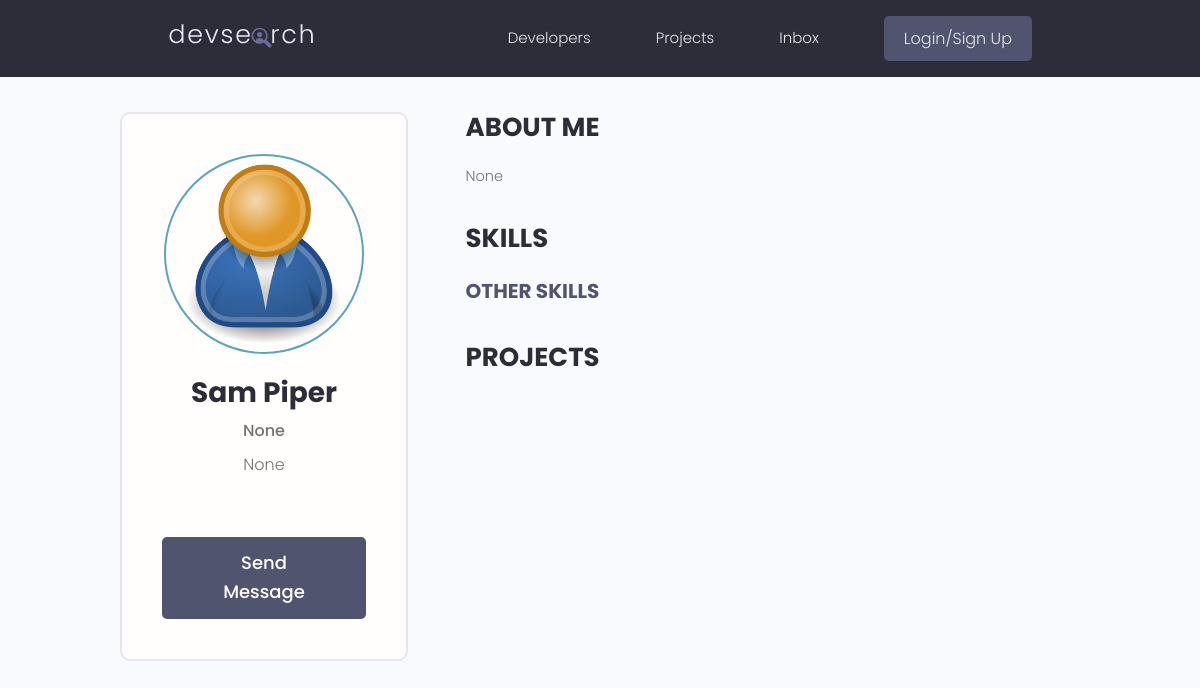
Page /userprofile/571d4377-db51-4468-9656-787499d04cbb/ on the earlier database version.
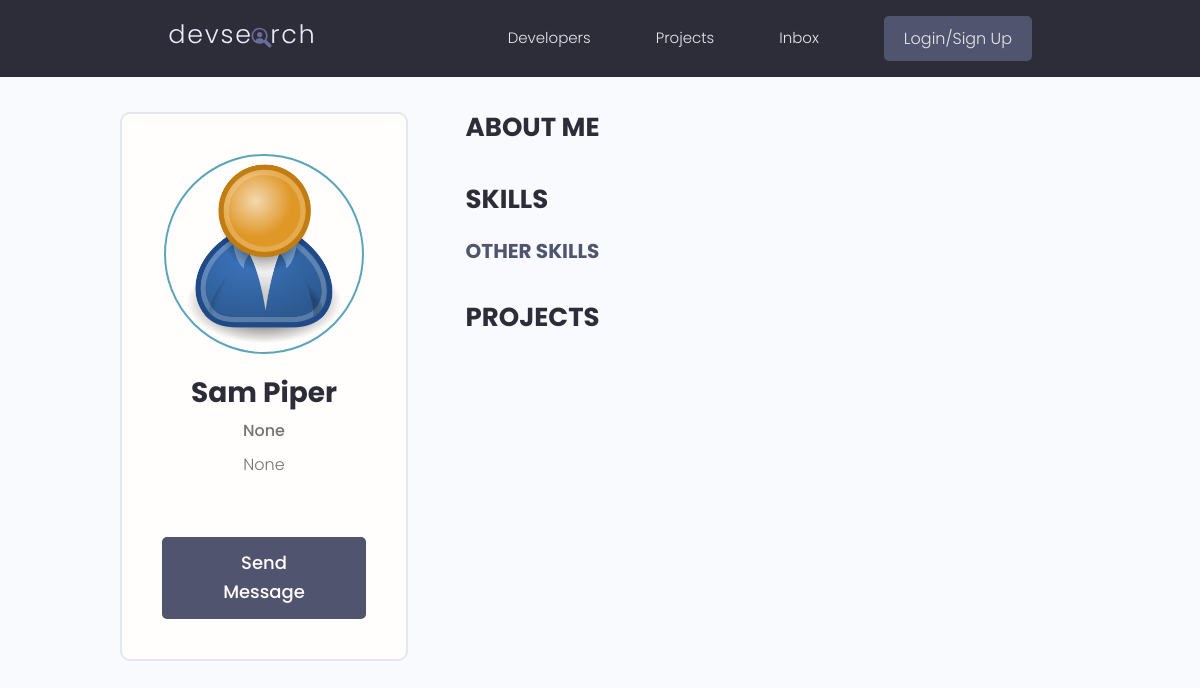
Same page on the later database version.
### users/models.py (models this page shows, shortened)
class Profile(models.Model):
      user = models.OneToOneField(User, on_delete=models.CASCADE,
            null=True, blank=True)
      name = models.CharField(max_length=200, blank=True, null=True)
      email = models.EmailField(max_length=500, blank=True,null=True)
      username =models.CharField(max_length=200, blank=True, null=True)
      location = models.CharField(max_length=200, blank=True, null=True)
      short_intro = models.CharField(max_length=200, blank=True, null=True)
      bio = models.TextField(blank=True, null=True)
      profile_image = models.ImageField(blank=True,null=True,
            default='user-default.png', upload_to='profiles/')
      social_github  = models.CharField(max_length=200, blank=True, null=True)
      social_twitter = models.CharField(max_length=200, blank=True, null=True)
      social_linkdin = models.CharField(max_length=200, blank=True, null=True)
      social_youtube = models.CharField(max_length=200, blank=True, null=True)
      social_website = models.CharField(max_length=200, blank=True, null=True)
      created = models.DateTimeField(auto_now_add=True)
      id = models.UUIDField(default=uuid.uuid4 ,
                  unique=True , primary_key=True , editable=False )

### users/views.py (the view)
# urls.py: path('userprofile/<str:pk>/', views.userProfile, name='userprofile'),
def userProfile(request, pk):
      profile = Profile.objects.get(id=pk)
      skills = profile.skill_set.all()
      context = {'profile':profile,'skills':skills }
      return render(request, 'users/user_profile.html', context)

### users/templates/users/user_profile.html (shortened to what this page needs)
{% extends "base.html" %}
{% load static %}
{% block content %}
  <main class="profile my-md">
      <div class="container">
        <div class="layout">
          <div class="column column--1of3">
            <div class="card text-center">
              <div class="card__body dev">
                <img class="avatar avatar--xl" src="{{ profile.profile_image.url  }}" />
                <h2 class="dev__name">{{profile.name}}</h2>
                <p class="dev__title">{{profile.short_intro}}</p>
                <p class="dev__location">{{profile.location}}</p>
                {% if request.user.profile != profile  %}
                  <a href="{% url 'create-message' profile.id %}" class="btn btn--sub btn--lg">Send Message </a>
                {% endif %}
              </div>
            </div>
          </div>
          <div class="column column--2of3">
            <div class="devInfo">
              <h3 class="devInfo__title">About Me</h3>
              <p class="devInfo__about">
                  {%if profile.bio != ''%}
                        {{profile.bio}}
                  {% endif %}
              </p>
            </div>
            <div class="devInfo">
              <h3 class="devInfo__title">Skills</h3>
              <div class="devInfo__skills">
                <h3 class="devInfo__subtitle">Other Skills</h3>
              </div>
            </div>
            <div class="devInfo">
              <h3 class="devInfo__title">Projects</h3>
              <div class="grid grid--two">
              </div>
            </div>
          </div>
        </div>
      </div>
    </main>{% endblock content %}

Differences in the rows shown:
changed Profile "Sam Piper": bio "None" → (not shown)
